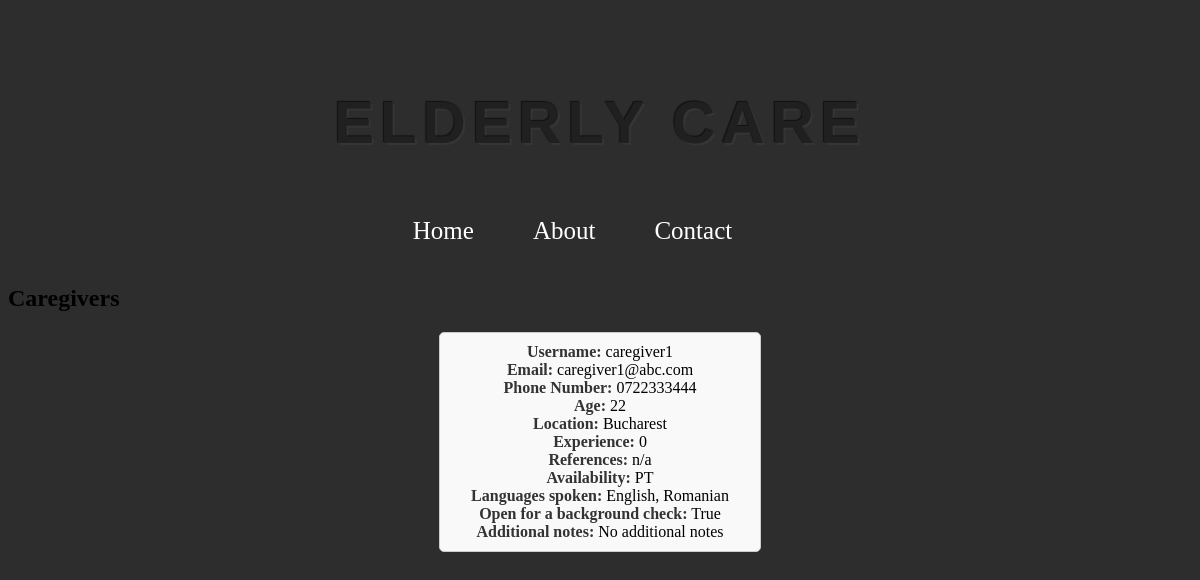
Page /careseeker_dashboard on the earlier database version.
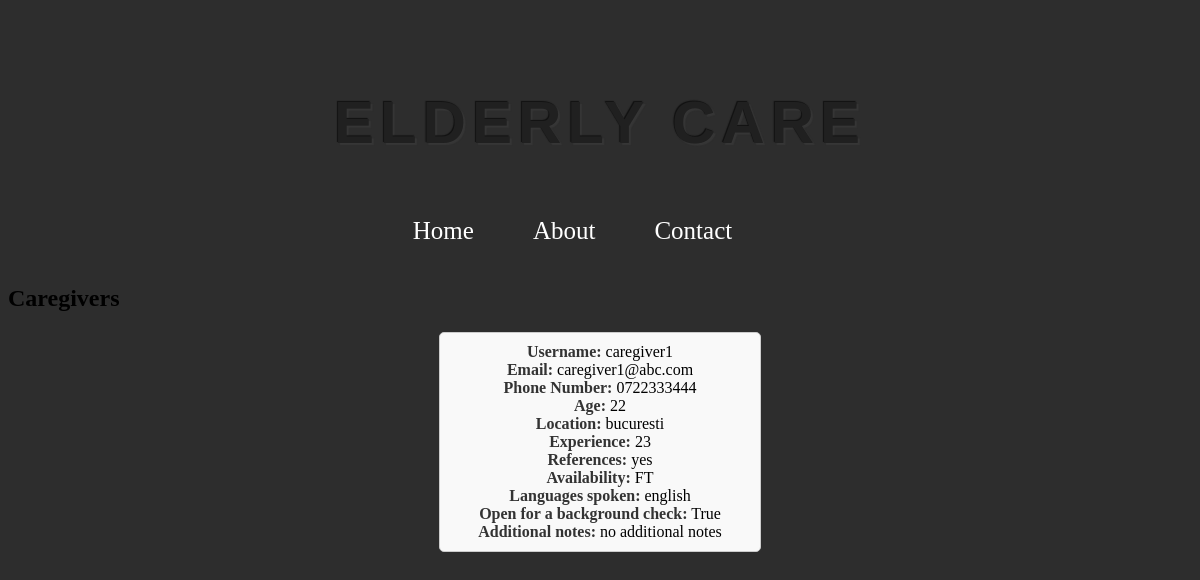
Same page on the later database version.
### app/models.py (models this page shows, shortened)
class Caregivers(db.Model, UserMixin):
    __tablename__ = 'caregivers'
    id = db.Column(db.Integer, primary_key=True)
    username = db.Column(db.String(50), unique=True, nullable=False)
    email = db.Column(db.String(120), unique=True, nullable=False)
    password = db.Column(db.String(255), nullable=False)
    location = db.Column(db.String(60), nullable=False)
    phone_number = db.Column(db.String(20), nullable=False)
    role = db.Column(db.String(30), nullable=False)
    age = db.Column(db.Integer)
    experience = db.Column(db.String(100))
    references = db.Column(ChoiceType([('Yes', 'yes'), ('No', 'no'), ('N/A', 'n/a')]))
    availability = db.Column(ChoiceType([('Full-Time', 'FT'), ('Part-Time', 'PT')]))
    languages_spoken = db.Column(db.String(100))
    background_check = db.Column(db.Boolean)
    additional_notes = db.Column(db.Text)

### app/routes.py (the view)
@auth_blueprint.route('/careseeker_dashboard')
def careseeker_dashboard():
    caregivers = Caregivers.query.all()
    return render_template('careseeker_dashboard.html', caregivers=caregivers)

### app/templates/careseeker_dashboard.html (shortened to what this page needs)
{% extends 'base.html' %}
{% block content %}
<h2>Caregivers</h2>
<div class="care-givers-container">
    {% for caregiver in caregivers %}
    <div class="caregivers-box">
        <strong>Username:</strong> {{ caregiver.username }}<br>
        <strong>Email:</strong> {{ caregiver.email }}<br>
        <strong>Phone Number:</strong> {{ caregiver.phone_number }}<br>
        <strong>Age:</strong> {{ caregiver.age }}<br>
        <strong>Location:</strong> {{ caregiver.location }}<br>
        <strong>Experience:</strong> {{ caregiver.experience }}<br>
        <strong>References:</strong> {{ caregiver.references }}<br>
        <strong>Availability:</strong> {{ caregiver.availability }}<br>
        <strong>Languages spoken:</strong> {{ caregiver.languages_spoken }}<br>
        <strong>Open for a background check:</strong> {{ caregiver.background_check }}<br>
        <strong>Additional notes:</strong> {{ caregiver.additional_notes }}<br>
    </div>
    {% endfor %}
</div>
{% endblock %}

### app/templates/base.html (shortened to what this page needs)
<!DOCTYPE html>
<html lang="en">
<head>
</head>
<body>
    <header>
        <h1>{% block header %}Elderly Care{% endblock %}</h1>
        <nav>
            <ul>
                <li><a href="/homepage">Home</a></li>
                <li><a href="/about">About</a></li>
                <li><a href="/contact">Contact</a></li>
            </ul>
        </nav>
    </header>
    <div class="main-content">
        <section class="content">
            {% block content %}{% endblock %}
        </section>
    </div>
</body>
</html>

### app/templates/base.html (style rules this page uses)
body { background-color: #2d2d2d; }
header { background-color: #2d2d2d; color: #fff; padding: 20px; text-align: center; }
nav ul { list-style-type: none; margin: 0; padding: 0; text-align: center; }
nav ul li { display: inline; margin-right: 55px; }
nav ul li a { color: #fff; text-decoration: none; font-size: 25px; }
h1 { font-family: "Avant Garde", Avantgarde, "Century Gothic", CenturyGothic, "AppleGothic", sans-serif; font-size: 60px; padding: 20px 30px; text-align: center; text-transform: uppercase; text-rendering: optimizeLegibility; color: #202020; background-color: #2d2d2d; letter-spacing: .1em; text-shadow: -1px -1px 1px #111, 2px 2px 1px #363636; }

### app/templates/careseeker_dashboard.html (style rules this page uses)
.care-givers-container { text-align: center; margin-top: 20px; }
.caregivers-box { border: 1px solid #ccc; border-radius: 5px; padding: 10px; margin-bottom: 10px; width: 300px; background-color: #f9f9f9; display: inline-block; vertical-align: top; }
.caregivers-box strong { color: #333; }

Differences in the rows shown:
changed Caregivers "caregiver1": location "Bucharest" → "bucuresti"; experience "0" → "23"; references "n/a" → "yes"; availability "PT" → "FT"; languages_spoken "English, Romanian" → "english"; additional_notes "No additional notes" → "no additional notes"
